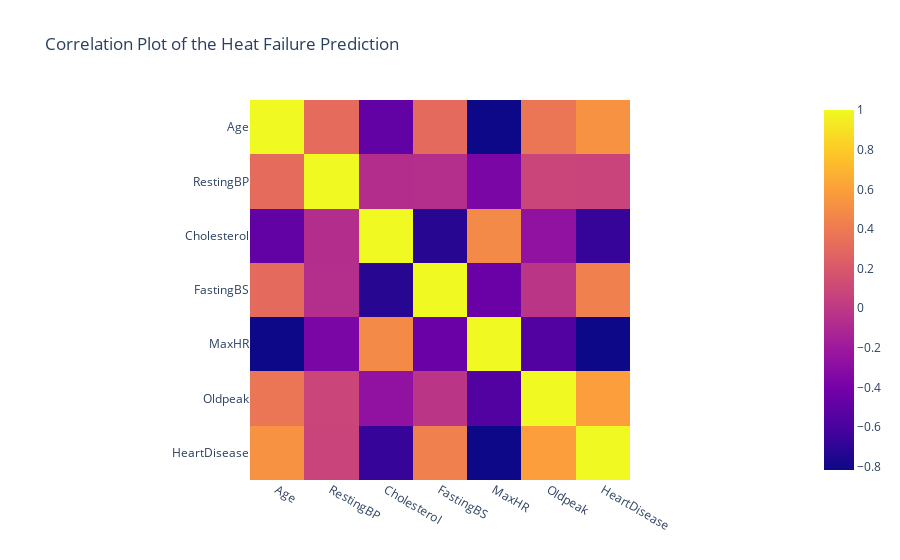

The notebook cell saved with this chart:
### Markdown cell above
px.imshow(df.corr(), title='Correlation Matrix')

### Code cell
num_col.append("HeartDisease")
df_numeric = df[num_col]
correlation = df_numeric.corr()

px.imshow(correlation.corr(),title="Correlation Plot of the Heat Failure Prediction")

### Figure 1 — Plotly figure (JSON) as saved in the notebook; plotly's stock layout.template omitted (floating-point values rounded to 4 significant figures)
{"data": [{"coloraxis": "coloraxis", "hovertemplate": "x: %{x}<br>y: %{y}<br>color: %{z}<extra></extra>", "name": "0", "type": "heatmap", "x": ["Age", "RestingBP", "Cholesterol", "FastingBS", "MaxHR", "Oldpeak", "HeartDisease"], "xaxis": "x", "y": ["Age", "RestingBP", "Cholesterol", "FastingBS", "MaxHR", "Oldpeak", "HeartDisease"], "yaxis": "y", "z": [[1, 0.3131, -0.4869, 0.3075, -0.8144, 0.375, 0.5301], [0.3131, 1, -0.06997, -0.06179, -0.3706, 0.0804, 0.07155], [-0.4869, -0.06997, 1, -0.7225, 0.487, -0.2641, -0.6697], [0.3075, -0.06179, -0.7225, 1, -0.4469, -0.01974, 0.4374], [-0.8144, -0.3706, 0.487, -0.4469, 1, -0.5568, -0.8159], [0.375, 0.0804, -0.2641, -0.01974, -0.5568, 1, 0.5897], [0.5301, 0.07155, -0.6697, 0.4374, -0.8159, 0.5897, 1]]}], "layout": {"coloraxis": {"colorscale": [[0, "#0d0887"], [0.1111, "#46039f"], [0.2222, "#7201a8"], [0.3333, "#9c179e"], [0.4444, "#bd3786"], [0.5556, "#d8576b"], [0.6667, "#ed7953"], [0.7778, "#fb9f3a"], [0.8889, "#fdca26"], [1, "#f0f921"]]}, "title": {"text": "Correlation Plot of the Heat Failure Prediction"}, "xaxis": {"anchor": "y", "constrain": "domain", "domain": [0, 1], "scaleanchor": "y"}, "yaxis": {"anchor": "x", "autorange": "reversed", "constrain": "domain", "domain": [0, 1]}}}
